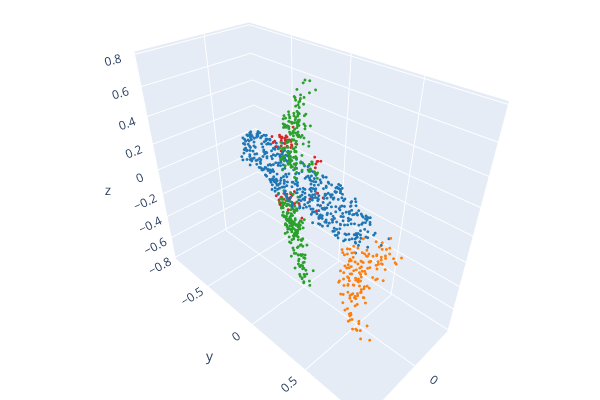

The cell this chart's notebook holds for it:
### Code cell
# interactive visualization
import open3d as o3d

pcd = o3d.geometry.PointCloud()
pcd.points = o3d.utility.Vector3dVector(points[0].cpu().numpy())
pcd.colors = o3d.utility.Vector3dVector(label2color(labels[0].cpu().numpy()))
o3d.visualization.draw_plotly([pcd])

### Figure 1 — Plotly figure (JSON) as saved in the notebook; plotly's stock layout.template omitted (floating-point values rounded to 4 significant figures; data arrays with more than 128 entries replaced by an {"elided": "..."} marker saying what was removed)
{"data": [{"marker": {"color": {"elided": "1024x3 int values"}, "size": 1}, "mode": "markers", "type": "scatter3d", "x": {"elided": "1024 float values"}, "y": {"elided": "1024 float values"}, "z": {"elided": "1024 float values"}}], "layout": {"height": 400, "margin": {"b": 0, "l": 0, "r": 0, "t": 0}, "scene": {"camera": {"center": {"x": 0, "y": 0, "z": 0}, "up": {"x": 0, "y": 0, "z": 1}}}, "showlegend": false, "width": 600}}
